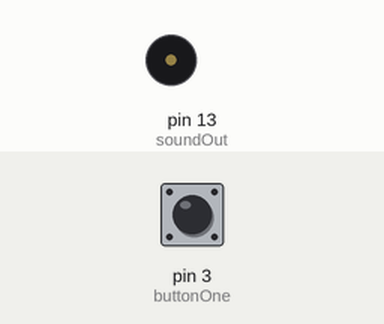
This sketch was run on a simulated Arduino Uno, built with avr-gcc and run on an emulated ATmega328P. Parts: buzzer (waves = sounding). Inputs (shaded band) come from the test bench; at power-on: pin 3 (buttonOne) HIGH.

Above: at 1.2 s.
1.3 s: pin 3 (buttonOne) pulled LOW for 0.15 s
At 1.38 s:
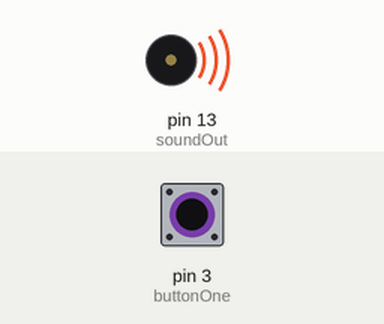
2.9 s: pin 3 (buttonOne) pulled LOW for 3.2 s
At 6.4 s:
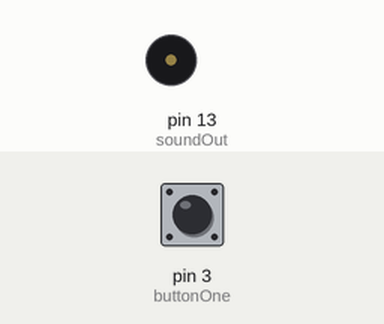
Timing chart, 0 to 7.9 s (numbered marks = the images above; inputs shaded):
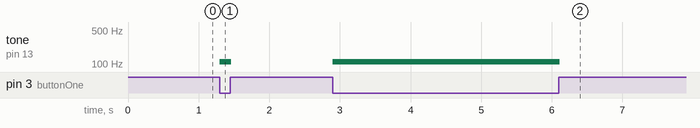

The sketch:

Test1.ino
```cpp
//Simple Arduino Synthesizer
int buttonOne=3;
int soundOut=13;

void setup() {
// put your setup code here, to run once:
pinMode(buttonOne, INPUT_PULLUP);
pinMode(soundOut, OUTPUT);
}
void loop() {
// put your main code here, to run repeatedly:
if (digitalRead(buttonOne) == LOW)
tone(soundOut,110,10);
}
```

Measured:
- after the input at 1.3 s, tone on pin 13 (soundOut): silent → 110 Hz at once, → silent 0.16 s later
- after the input at 2.9 s, tone on pin 13 (soundOut): silent → 110 Hz at once, → silent 3.2 s later
